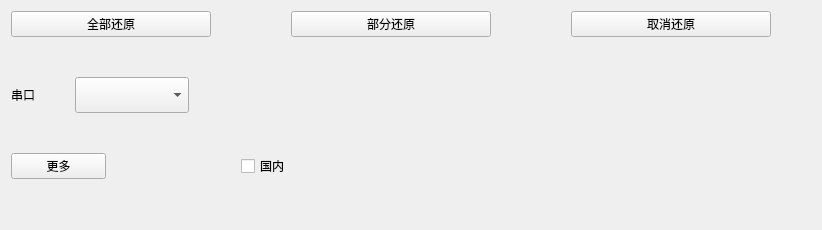
     <widget class="QWidget" name="page_4">
      <layout class="QVBoxLayout" name="verticalLayout_4">
       <property name="spacing">
        <number>40</number>
       </property>
       <item>
        <layout class="QHBoxLayout" name="horizontalLayout">
         <item>
          <widget class="QPushButton" name="emmcUgBtn">
           <property name="minimumSize">
            <size>
             <width>200</width>
             <height>0</height>
            </size>
           </property>
           <property name="text">
            <string notr="true">全部还原</string>
           </property>
          </widget>
         </item>
         <item>
          <spacer name="horizontalSpacer_10">
           <property name="orientation">
            <enum>Qt::Horizontal</enum>
           </property>
           <property name="sizeHint" stdset="0">
            <size>
             <width>40</width>
             <height>20</height>
            </size>
           </property>
          </spacer>
         </item>
         <item>
          <widget class="QPushButton" name="emmcp1UgBtn">
           <property name="minimumSize">
            <size>
             <width>200</width>
             <height>0</height>
            </size>
           </property>
           <property name="text">
            <string notr="true">部分还原</string>
           </property>
          </widget>
         </item>
         <item>
          <spacer name="horizontalSpacer_11">
           <property name="orientation">
            <enum>Qt::Horizontal</enum>
           </property>
           <property name="sizeHint" stdset="0">
            <size>
             <width>40</width>
             <height>20</height>
            </size>
           </property>
          </spacer>
         </item>
         <item>
          <widget class="QPushButton" name="ugCancelBtn">
           <property name="minimumSize">
            <size>
             <width>200</width>
             <height>0</height>
            </size>
           </property>
           <property name="text">
            <string notr="true">取消还原</string>
           </property>
          </widget>
         </item>
         <item>
          <spacer name="horizontalSpacer_14">
           <property name="orientation">
            <enum>Qt::Horizontal</enum>
           </property>
           <property name="sizeHint" stdset="0">
            <size>
             <width>40</width>
             <height>20</height>
            </size>
           </property>
          </spacer>
         </item>
        </layout>
       </item>
       <item>
        <layout class="QHBoxLayout" name="horizontalLayout_25">
         <item>
          <widget class="QLabel" name="portLbl">
           <property name="text">
            <string notr="true">串口</string>
           </property>
          </widget>
         </item>
         <item>
          <widget class="QComboBox" name="cmboxPort">
           <property name="sizePolicy">
            <sizepolicy hsizetype="Preferred" vsizetype="Preferred">
             <horstretch>0</horstretch>
             <verstretch>0</verstretch>
            </sizepolicy>
           </property>
           <property name="font">
            <font>
             <family>Arial</family>
             <pointsize>18</pointsize>
            </font>
           </property>
          </widget>
         </item>
         <item>
          <spacer name="horizontalSpacer_8">
           <property name="orientation">
            <enum>Qt::Horizontal</enum>
           </property>
           <property name="sizeHint" stdset="0">
            <size>
             <width>40</width>
             <height>20</height>
            </size>
           </property>
          </spacer>
         </item>
        </layout>
       </item>
       <item>
        <layout class="QHBoxLayout" name="horizontalLayout_26" stretch="1,1,1,5">
         <item>
          <widget class="QPushButton" name="moreBtn">
           <property name="text">
            <string>更多</string>
           </property>
          </widget>
         </item>
         <item>
          <spacer name="horizontalSpacer_15">
           <property name="orientation">
            <enum>Qt::Horizontal</enum>
           </property>
           <property name="sizeHint" stdset="0">
            <size>
             <width>10</width>
             <height>20</height>
            </size>
           </property>
          </spacer>
         </item>
         <item>
          <widget class="QCheckBox" name="checkBoxChs">
           <property name="text">
            <string>国内</string>
           </property>
          </widget>
         </item>
         <item>
          <spacer name="horizontalSpacer_12">
           <property name="orientation">
            <enum>Qt::Horizontal</enum>
           </property>
           <property name="sizeHint" stdset="0">
            <size>
             <width>40</width>
             <height>20</height>
            </size>
           </property>
          </spacer>
         </item>
        </layout>
       </item>
       <item>
        <spacer name="verticalSpacer_2">
         <property name="orientation">
          <enum>Qt::Vertical</enum>
         </property>
         <property name="sizeHint" stdset="0">
          <size>
           <width>20</width>
           <height>40</height>
          </size>
         </property>
        </spacer>
       </item>
      </layout>
     </widget>
